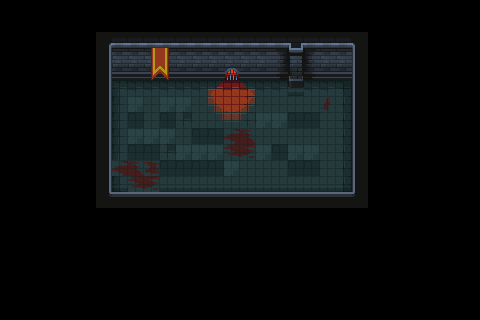

Rendered tile map (Tiled .tmx) drawn with the repository's tilesets; below, a short description and the full map source, tile grids included:
An orthogonal 30x20 tile map with 16x16 px tiles, 3 tile layers (underground, wall, Decloration).

<map version="1.9" tiledversion="1.9.2" orientation="orthogonal" renderorder="right-down" width="30" height="20" tilewidth="16" tileheight="16" infinite="0" nextlayerid="4" nextobjectid="1">
 <tileset firstgid="1" source="Tiles.tsx" />
 <layer id="2" name="underground" width="30" height="20">
  <data encoding="csv">
0,0,0,0,0,0,0,0,0,0,0,0,0,0,0,0,0,0,0,0,0,0,0,0,0,0,0,0,0,0,
0,0,0,0,0,0,0,0,0,0,0,0,0,0,0,0,0,0,0,0,0,0,0,0,0,0,0,0,0,0,
0,0,0,0,0,0,0,0,0,0,0,0,0,0,0,0,0,0,0,0,0,0,0,0,0,0,0,0,0,0,
0,0,0,0,0,0,0,0,0,306,307,0,0,0,0,0,0,0,0,0,0,0,0,0,0,0,0,0,0,0,
0,0,0,0,0,0,0,0,0,331,332,52,52,52,52,52,52,0,0,0,31,0,0,0,0,0,0,0,0,0,
0,0,0,0,0,0,0,5,6,6,6,6,6,6,6,6,6,6,56,6,6,7,31,0,0,0,0,0,0,0,
0,0,0,0,0,0,0,30,82,31,82,82,31,31,82,31,31,31,31,31,31,32,31,0,0,0,0,0,0,0,
0,0,0,0,0,0,0,30,83,31,83,81,31,82,82,82,82,82,83,83,31,32,0,0,0,0,0,0,0,0,
0,0,0,0,0,0,0,30,82,82,82,31,83,83,31,81,31,31,31,31,31,32,0,0,0,0,0,0,0,0,
0,0,0,0,0,0,0,30,83,83,81,82,82,82,82,82,82,83,82,82,31,32,0,0,0,0,0,0,0,0,
0,0,0,0,0,0,0,30,31,82,83,83,83,83,82,31,31,31,83,83,31,32,0,0,0,0,0,0,0,0,
0,0,0,0,0,0,0,55,56,56,56,56,56,56,56,56,56,56,56,56,56,57,0,0,0,0,0,0,0,0,
0,0,0,0,0,0,0,0,0,0,0,0,0,0,0,0,0,0,0,0,0,0,0,0,0,0,0,0,0,0,
0,0,0,0,0,0,0,0,0,0,0,0,0,0,0,0,0,0,0,0,0,0,0,0,0,0,0,0,0,0,
0,0,0,0,0,0,0,0,0,0,0,0,0,0,0,0,0,0,0,0,0,0,0,0,0,0,0,0,0,0,
0,0,0,0,0,0,0,0,0,0,0,0,0,0,0,0,0,0,0,0,0,0,0,0,0,0,0,0,0,0,
0,0,0,0,0,0,0,0,0,0,0,0,0,0,0,0,0,0,0,0,0,0,0,0,0,0,0,0,0,0,
0,0,0,0,0,0,0,0,0,0,0,0,0,0,0,0,0,0,0,0,0,0,0,0,0,0,0,0,0,0,
0,0,0,0,0,0,0,0,0,0,0,0,0,0,0,0,0,0,0,0,0,0,0,0,0,0,0,0,0,0,
0,0,0,0,0,0,0,0,0,0,0,0,0,0,0,0,0,0,0,0,0,0,0,0,0,0,0,0,0,0
</data>
 </layer>
 <layer id="1" name="wall" width="30" height="20">
  <data encoding="csv">
0,0,0,0,0,0,0,0,0,0,0,0,0,0,0,0,0,0,0,0,0,0,0,0,0,0,0,0,0,0,
0,0,0,0,0,0,0,0,0,0,0,0,0,0,0,0,0,0,0,0,0,0,0,0,0,0,0,0,0,0,
0,0,0,0,0,0,104,2,2,2,2,2,2,2,2,2,2,3,4,1,2,2,105,0,0,0,0,0,0,0,
0,0,0,0,0,0,129,27,27,27,27,27,27,27,127,27,27,28,29,26,27,27,130,0,0,0,0,0,0,0,
0,0,0,0,0,0,129,52,52,52,52,52,52,52,152,52,52,53,54,51,52,52,130,0,0,0,0,0,0,0,
0,0,0,0,0,0,129,0,0,0,0,0,0,0,0,0,0,0,79,0,0,0,130,0,0,0,0,0,0,0,
0,0,0,0,0,0,129,0,0,0,0,0,0,0,0,0,0,0,0,0,0,0,130,0,0,0,0,0,0,0,
0,0,0,0,0,0,129,0,0,0,0,0,0,0,0,0,0,0,0,0,0,0,130,0,0,0,0,0,0,0,
0,0,0,0,0,0,129,0,0,0,0,0,0,0,0,0,0,0,0,0,0,0,130,0,0,0,0,0,0,0,
0,0,0,0,0,0,129,0,0,0,0,0,0,0,0,0,0,0,0,0,0,0,130,0,0,0,0,0,0,0,
0,0,0,0,0,0,129,0,0,0,0,0,0,0,0,0,0,0,0,0,0,0,130,0,0,0,0,0,0,0,
0,0,0,0,0,0,129,0,0,0,0,0,0,0,0,0,0,0,0,0,0,0,130,0,0,0,0,0,0,0,
0,0,0,0,0,0,154,77,77,77,77,77,77,77,77,77,77,77,77,77,77,77,155,0,0,0,0,0,0,0,
0,0,0,0,0,0,0,0,0,0,0,0,0,0,0,0,0,0,0,0,0,0,0,0,0,0,0,0,0,0,
0,0,0,0,0,0,0,0,0,0,0,0,0,0,0,0,0,0,0,0,0,0,0,0,0,0,0,0,0,0,
0,0,0,0,0,0,0,0,0,0,0,0,0,0,0,0,0,0,0,0,0,0,0,0,0,0,0,0,0,0,
0,0,0,0,0,0,0,0,0,0,0,0,0,0,0,0,0,0,0,0,0,0,0,0,0,0,0,0,0,0,
0,0,0,0,0,0,0,0,0,0,0,0,0,0,0,0,0,0,0,0,0,0,0,0,0,0,0,0,0,0,
0,0,0,0,0,0,0,0,0,0,0,0,0,0,0,0,0,0,0,0,0,0,0,0,0,0,0,0,0,0,
0,0,0,0,0,0,0,0,0,0,0,0,0,0,0,0,0,0,0,0,0,0,0,0,0,0,0,0,0,0
</data>
 </layer>
 <layer id="3" name="Decloration" width="30" height="20">
  <data encoding="csv">
0,0,0,0,0,0,0,0,0,0,0,0,0,0,0,0,0,0,0,0,0,0,0,0,0,0,0,0,0,0,
0,0,0,0,0,0,0,0,0,0,0,0,0,0,0,0,0,0,0,0,0,0,0,0,0,0,0,0,0,0,
0,0,0,0,0,0,0,0,0,0,0,0,0,0,0,0,0,0,0,0,0,0,0,0,0,0,0,0,0,0,
0,0,0,0,0,0,0,0,0,306,307,0,0,0,0,0,0,0,0,0,0,0,0,0,0,0,0,0,0,0,
0,0,0,0,0,0,0,0,0,331,332,0,0,451,452,453,0,0,0,0,0,0,0,0,0,0,0,0,0,0,
0,0,0,0,0,0,0,0,0,0,0,0,0,476,477,478,0,0,0,0,0,0,0,0,0,0,0,0,0,0,
0,0,0,0,0,0,0,0,0,0,0,0,0,501,502,503,0,0,0,0,286,0,0,0,0,0,0,0,0,0,
0,0,0,0,0,0,0,0,0,0,0,0,0,526,527,528,0,0,0,0,0,0,0,0,0,0,0,0,0,0,
0,0,0,0,0,0,0,0,0,0,0,0,0,0,309,310,0,0,0,0,0,0,0,0,0,0,0,0,0,0,
0,0,0,0,0,0,0,0,0,0,0,0,0,0,334,335,0,0,0,0,0,0,0,0,0,0,0,0,0,0,
0,0,0,0,0,0,0,309,310,333,0,0,0,0,0,0,0,0,0,0,0,0,0,0,0,0,0,0,0,0,
0,0,0,0,0,0,0,0,334,335,0,0,0,0,0,0,0,0,0,0,0,0,0,0,0,0,0,0,0,0,
0,0,0,0,0,0,0,0,0,0,0,0,0,0,0,0,0,0,0,0,0,0,0,0,0,0,0,0,0,0,
0,0,0,0,0,0,0,0,0,0,0,0,0,0,0,0,0,0,0,0,0,0,0,0,0,0,0,0,0,0,
0,0,0,0,0,0,0,0,0,0,0,0,0,0,0,0,0,0,0,0,0,0,0,0,0,0,0,0,0,0,
0,0,0,0,0,0,0,0,0,0,0,0,0,0,0,0,0,0,0,0,0,0,0,0,0,0,0,0,0,0,
0,0,0,0,0,0,0,0,0,0,0,0,0,0,0,0,0,0,0,0,0,0,0,0,0,0,0,0,0,0,
0,0,0,0,0,0,0,0,0,0,0,0,0,0,0,0,0,0,0,0,0,0,0,0,0,0,0,0,0,0,
0,0,0,0,0,0,0,0,0,0,0,0,0,0,0,0,0,0,0,0,0,0,0,0,0,0,0,0,0,0,
0,0,0,0,0,0,0,0,0,0,0,0,0,0,0,0,0,0,0,0,0,0,0,0,0,0,0,0,0,0
</data>
 </layer>
</map>
